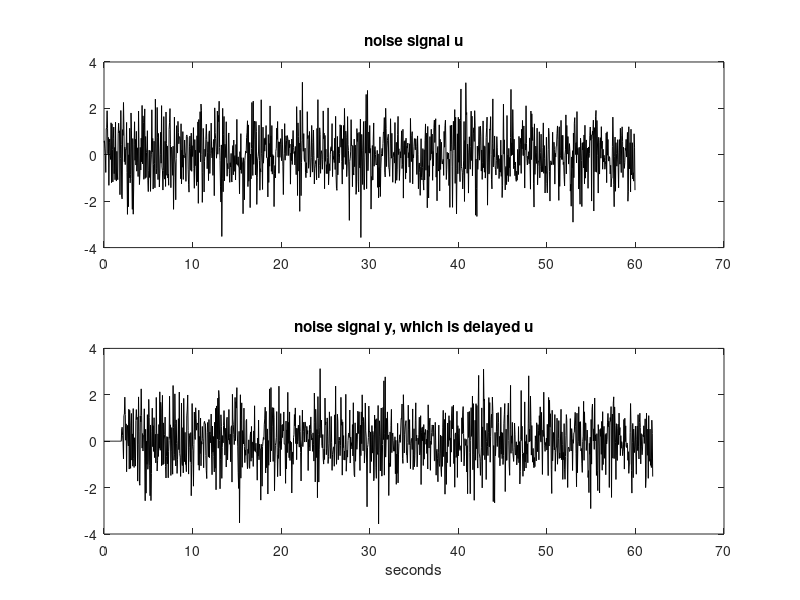

This figure's MATLAB source:
% noise and pure time delay
Td=2; %time delay in seconds

%input signal
fs=20; %sampling frequency in Hz
tiv=1/fs; %time interval between samples;
tu=0:tiv:(60-tiv); %time intervals set (60 seconds)
Nu=length(tu); %number of data points
u=randn(Nu,1); %random input signal data set

%output signal
NTd=Td*fs; %number of samples along Td
Ny=Nu+NTd; 
y=zeros(1,Ny);
y((NTd+1):Ny)=u(1:Nu); %y is u delayed Td seconds
ty=0:tiv:(60+Td-tiv); %time intervals set (60+Td seconds)

%plot input and output
subplot(2,1,1)
plot(tu,u,'k'); %plots input
axis([0 70 -4 4]);
title('noise signal u')
subplot(2,1,2)
plot(ty,y,'k'); %plots output (has delay)
axis([0 70 -4 4]);
title('noise signal y, which is delayed u');
xlabel('seconds');
